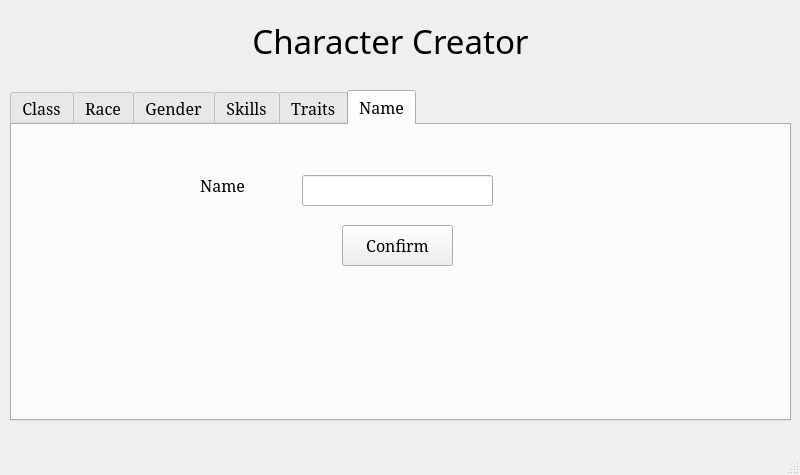
<?xml version="1.0" encoding="UTF-8"?>
<ui version="4.0">
 <class>MainWindow</class>
 <widget class="QMainWindow" name="MainWindow">
  <property name="geometry">
   <rect>
    <x>0</x>
    <y>0</y>
    <width>800</width>
    <height>475</height>
   </rect>
  </property>
  <property name="windowTitle">
   <string>Character Creator</string>
  </property>
  <widget class="QWidget" name="centralwidget">
   <widget class="QLabel" name="title">
    <property name="geometry">
     <rect>
      <x>170</x>
      <y>0</y>
      <width>441</width>
      <height>81</height>
     </rect>
    </property>
    <property name="font">
     <font>
      <family>Bernard MT Condensed</family>
      <pointsize>25</pointsize>
     </font>
    </property>
    <property name="text">
     <string>Character Creator</string>
    </property>
    <property name="alignment">
     <set>Qt::AlignCenter</set>
    </property>
   </widget>
   <widget class="QTabWidget" name="options">
    <property name="geometry">
     <rect>
      <x>10</x>
      <y>90</y>
      <width>781</width>
      <height>331</height>
     </rect>
    </property>
    <property name="font">
     <font>
      <family>Constantia</family>
      <pointsize>12</pointsize>
     </font>
    </property>
    <property name="currentIndex">
     <number>5</number>
    </property>
    <widget class="QWidget" name="tab">
     <attribute name="title">
      <string>Class</string>
     </attribute>
     <widget class="QRadioButton" name="paladin">
      <property name="geometry">
       <rect>
        <x>130</x>
        <y>50</y>
        <width>82</width>
        <height>17</height>
       </rect>
      </property>
      <property name="text">
       <string>Paladin</string>
      </property>
     </widget>
     <widget class="QRadioButton" name="mage">
      <property name="geometry">
       <rect>
        <x>280</x>
        <y>50</y>
        <width>82</width>
        <height>17</height>
       </rect>
      </property>
      <property name="text">
       <string>Mage</string>
      </property>
     </widget>
     <widget class="QRadioButton" name="ranger">
      <property name="geometry">
       <rect>
        <x>420</x>
        <y>50</y>
        <width>82</width>
        <height>17</height>
       </rect>
      </property>
      <property name="text">
       <string>Ranger</string>
      </property>
     </widget>
     <widget class="QRadioButton" name="healer">
      <property name="geometry">
       <rect>
        <x>570</x>
        <y>50</y>
        <width>82</width>
        <height>17</height>
       </rect>
      </property>
      <property name="text">
       <string>Healer</string>
      </property>
     </widget>
    </widget>
    <widget class="QWidget" name="tab_4">
     <attribute name="title">
      <string>Race</string>
     </attribute>
     <widget class="QRadioButton" name="human">
      <property name="geometry">
       <rect>
        <x>110</x>
        <y>50</y>
        <width>82</width>
        <height>17</height>
       </rect>
      </property>
      <property name="text">
       <string>Human</string>
      </property>
     </widget>
     <widget class="QRadioButton" name="elf">
      <property name="geometry">
       <rect>
        <x>280</x>
        <y>50</y>
        <width>82</width>
        <height>17</height>
       </rect>
      </property>
      <property name="text">
       <string>Elf</string>
      </property>
     </widget>
     <widget class="QRadioButton" name="dwarf">
      <property name="geometry">
       <rect>
        <x>420</x>
        <y>50</y>
        <width>82</width>
        <height>17</height>
       </rect>
      </property>
      <property name="text">
       <string>Dwarf</string>
      </property>
     </widget>
     <widget class="QRadioButton" name="lizard">
      <property name="geometry">
       <rect>
        <x>580</x>
        <y>50</y>
        <width>82</width>
        <height>17</height>
       </rect>
      </property>
      <property name="text">
       <string>Lizard</string>
      </property>
     </widget>
    </widget>
    <widget class="QWidget" name="tab_3">
     <attribute name="title">
      <string>Gender</string>
     </attribute>
     <widget class="QRadioButton" name="male">
      <property name="geometry">
       <rect>
        <x>220</x>
        <y>50</y>
        <width>82</width>
        <height>17</height>
       </rect>
      </property>
      <property name="text">
       <string>Male</string>
      </property>
     </widget>
     <widget class="QRadioButton" name="female">
      <property name="geometry">
       <rect>
        <x>340</x>
        <y>50</y>
        <width>91</width>
        <height>20</height>
       </rect>
      </property>
      <property name="text">
       <string>Female</string>
      </property>
     </widget>
     <widget class="QRadioButton" name="none">
      <property name="geometry">
       <rect>
        <x>470</x>
        <y>50</y>
        <width>82</width>
        <height>17</height>
       </rect>
      </property>
      <property name="text">
       <string>None</string>
      </property>
     </widget>
    </widget>
    <widget class="QWidget" name="tab_2">
     <attribute name="title">
      <string>Skills</string>
     </attribute>
     <widget class="QRadioButton" name="lock">
      <property name="geometry">
       <rect>
        <x>90</x>
        <y>30</y>
        <width>121</width>
        <height>51</height>
       </rect>
      </property>
      <property name="text">
       <string>Locksmith</string>
      </property>
     </widget>
     <widget class="QRadioButton" name="pickpocket">
      <property name="geometry">
       <rect>
        <x>230</x>
        <y>30</y>
        <width>121</width>
        <height>51</height>
       </rect>
      </property>
      <property name="text">
       <string>Pickpocket</string>
      </property>
     </widget>
     <widget class="QRadioButton" name="perception">
      <property name="geometry">
       <rect>
        <x>480</x>
        <y>30</y>
        <width>121</width>
        <height>51</height>
       </rect>
      </property>
      <property name="text">
       <string>Perception</string>
      </property>
     </widget>
     <widget class="QRadioButton" name="barter">
      <property name="geometry">
       <rect>
        <x>620</x>
        <y>30</y>
        <width>121</width>
        <height>51</height>
       </rect>
      </property>
      <property name="text">
       <string>Barter</string>
      </property>
     </widget>
     <widget class="QRadioButton" name="sneak">
      <property name="geometry">
       <rect>
        <x>360</x>
        <y>30</y>
        <width>121</width>
        <height>51</height>
       </rect>
      </property>
      <property name="text">
       <string>Sneak</string>
      </property>
     </widget>
    </widget>
    <widget class="QWidget" name="tab_5">
     <attribute name="title">
      <string>Traits</string>
     </attribute>
     <widget class="QRadioButton" name="cruel">
      <property name="geometry">
       <rect>
        <x>40</x>
        <y>30</y>
        <width>121</width>
        <height>51</height>
       </rect>
      </property>
      <property name="text">
       <string>Cruel</string>
      </property>
     </widget>
     <widget class="QRadioButton" name="greedy">
      <property name="geometry">
       <rect>
        <x>230</x>
        <y>30</y>
        <width>121</width>
        <height>51</height>
       </rect>
      </property>
      <property name="text">
       <string>Greedy</string>
      </property>
     </widget>
     <widget class="QRadioButton" name="righteous">
      <property name="geometry">
       <rect>
        <x>630</x>
        <y>30</y>
        <width>121</width>
        <height>51</height>
       </rect>
      </property>
      <property name="text">
       <string>Righteous</string>
      </property>
     </widget>
     <widget class="QRadioButton" name="jealous">
      <property name="geometry">
       <rect>
        <x>430</x>
        <y>30</y>
        <width>121</width>
        <height>51</height>
       </rect>
      </property>
      <property name="text">
       <string>Jealous</string>
      </property>
     </widget>
    </widget>
    <widget class="QWidget" name="tab_6">
     <attribute name="title">
      <string>Name</string>
     </attribute>
     <widget class="QPushButton" name="confirm">
      <property name="geometry">
       <rect>
        <x>330</x>
        <y>100</y>
        <width>111</width>
        <height>41</height>
       </rect>
      </property>
      <property name="text">
       <string>Confirm</string>
      </property>
     </widget>
     <widget class="QLineEdit" name="lineEdit">
      <property name="geometry">
       <rect>
        <x>290</x>
        <y>50</y>
        <width>191</width>
        <height>31</height>
       </rect>
      </property>
     </widget>
     <widget class="QLabel" name="name">
      <property name="geometry">
       <rect>
        <x>170</x>
        <y>50</y>
        <width>81</width>
        <height>21</height>
       </rect>
      </property>
      <property name="text">
       <string>Name</string>
      </property>
      <property name="alignment">
       <set>Qt::AlignCenter</set>
      </property>
     </widget>
     <widget class="QLabel" name="label">
      <property name="geometry">
       <rect>
        <x>40</x>
        <y>170</y>
        <width>691</width>
        <height>91</height>
       </rect>
      </property>
      <property name="text">
       <string/>
      </property>
      <property name="alignment">
       <set>Qt::AlignCenter</set>
      </property>
      <property name="wordWrap">
       <bool>true</bool>
      </property>
     </widget>
    </widget>
   </widget>
  </widget>
  <widget class="QMenuBar" name="menubar">
   <property name="geometry">
    <rect>
     <x>0</x>
     <y>0</y>
     <width>800</width>
     <height>21</height>
    </rect>
   </property>
  </widget>
  <widget class="QStatusBar" name="statusbar"/>
 </widget>
 <resources/>
 <connections/>
</ui>
